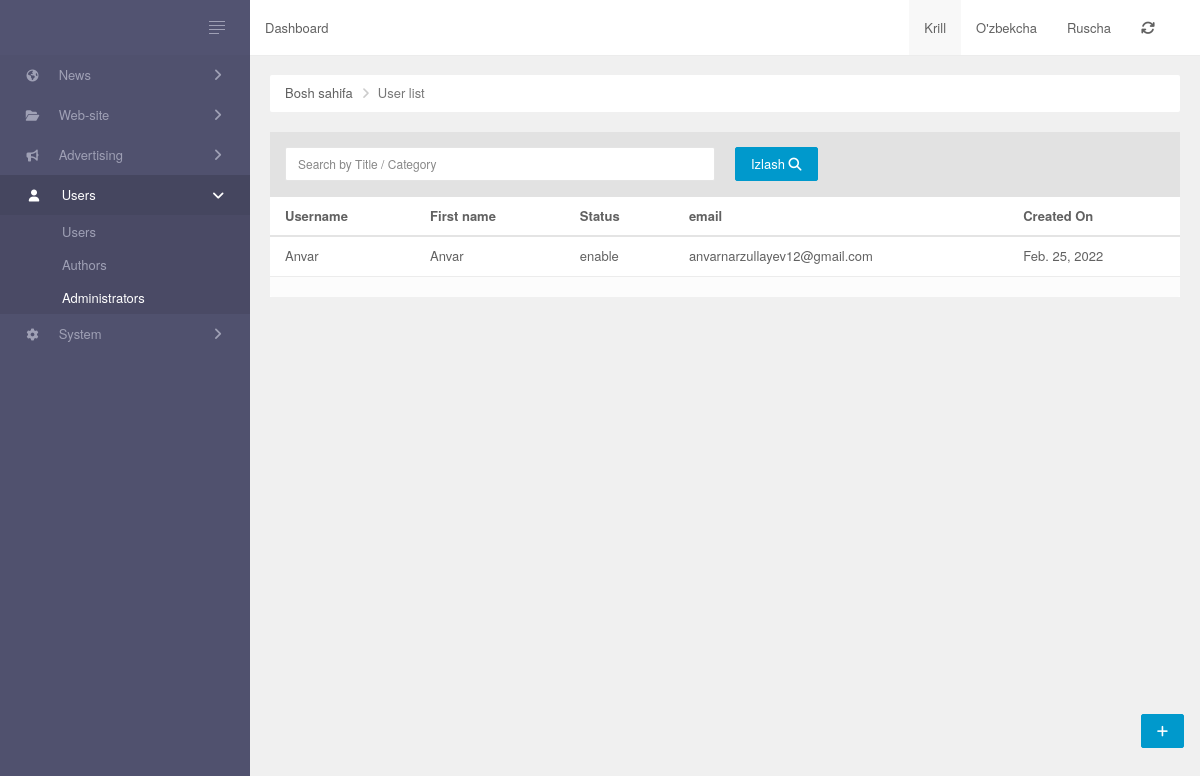
The page /user/ on the database as committed earlier.
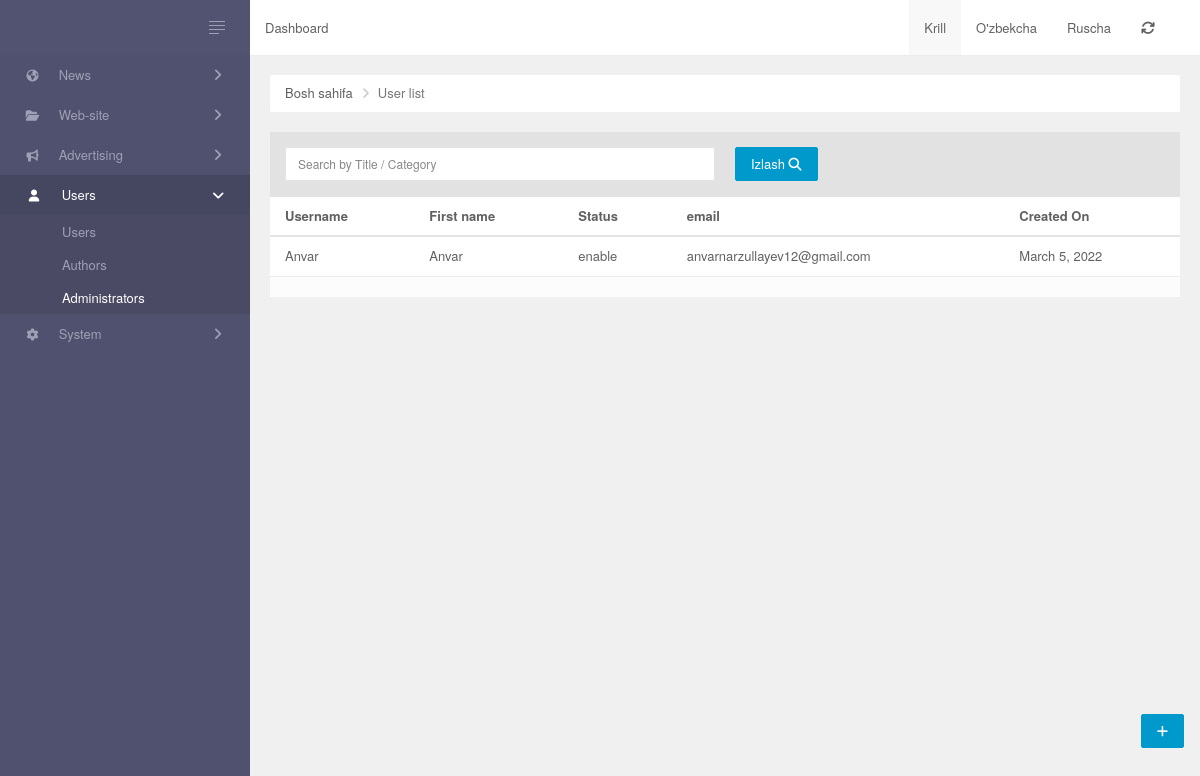
The same page on the database as committed later.
### Admin/models/postAuthor.py (models this page shows, shortened)
class MyUser(AbstractUser):
    bio = models.CharField(max_length = 200, blank = True)
    location = models.CharField(max_length=30, blank=True)
    birth_date = models.DateTimeField(null = True, blank = True)
    img = models.ImageField(upload_to='users/', blank = True, null = True)
    facebook_link = models.URLField(max_length=200, blank=True, null=True)
    instagram_link = models.URLField(max_length=200, blank=True, null=True)
    youtube_link = models.URLField(max_length=200, blank=True, null=True)
    telegram_link = models.URLField(max_length=200, blank=True, null=True)
    gitHub_link = models.URLField(max_length=200, blank=True, null=True)
    STATUS = Choices('enable', 'disabled')
    status = StatusField()

### Admin/views.py (the view)
# urls.py: path('user/',UserList,name='user_list'),
def UserList(request):
    admin = MyUser.objects.all()
    return render(request,'userlist.html',{'admin':admin})

### Admin/templates/userlist.html (shortened to what this page needs)
{% extends 'base.html' %}
{% load static %}
{% load widget_tweaks %}
{% block content %}
        <div class="main-panel">
            {% include 'inc/header.html' %}
            <div class="main-content">
                <ul class="breadcrumb ">
                    <li><a href="/">Bosh sahifa</a></li>
                    <li class="active">User list</li>
                </ul>
                <div class="button-panel">
                    <a class="btn btn-fab btn-raised btn-primary" href="#" title="Create news Post"><i class="fa fa-plus"></i></a>
                </div>
                <div id="post-grid" data-pjax-container="">
                    <div class="panel panel-default data-grid">
                        <div class="panel-heading">
                            <div class="row" id="data-grid-filters">
                                <form id="w0" action="{% url 'sort_category' %}" method="post">
                                    <div class="col col-md-6">
                                        <div class="form-group field-post-search">
                                            <input type="text" id="post-search" class="form-control" name="query" placeholder="Search by Title / Category">
                                        </div>
                                    </div>
                                    <div class="col col-md-6">
                                        <button class="btn btn-primary" type="submit">Izlash <i class="fa fa-search"></i></button>
                                    </div>
                                </form>
                            </div>
                        </div>
                        <div id="data-grid" class="table-responsive scroll">
                            <table class="table table-striped table-hover">
                                <thead>
                                    <tr>
                                        <th><a href="/post/index?sort=type" data-sort="type">Username</a></th>
                                        <th><a href="/post/index?sort=title" data-sort="title">First name</a></th>
                                        <th><a href="/post/index?sort=views" data-sort="views">Status</a></th>
                                        <th><a href="/post/index?sort=views" data-sort="views">email</a></th>
                                        <th><a href="#">Created On</a></th>
                                    </tr>
                                </thead>
                                <tbody>
                                    {% for i in admin %}
                                    <tr class="" data-key="620ddae1f2750876ef694475">
                                        <td><a href="#" data-pjax="0">{{i.username}}</a></td>
                                        <td><a href="#" data-pjax="0">{{i.first_name}}</a></td>
                                        <td>{{i.status}}</td>
                                        <td><a href="">{{i.email}}</a></th>
                                        <td>{{i.last_login|date}}</td>
                                    </tr>
                                    {% endfor %}
                                </tbody>
                            </table>
                            <div class='panel-footer'>
                            </div>
                        </div>
                    </div>
                </div>
            </div>
        </div>
{% endblock %}

Rows that differ between the two databases and show on the page:
changed MyUser "Anvar": last_login "Feb. 25, 2022" → "March 5, 2022"
